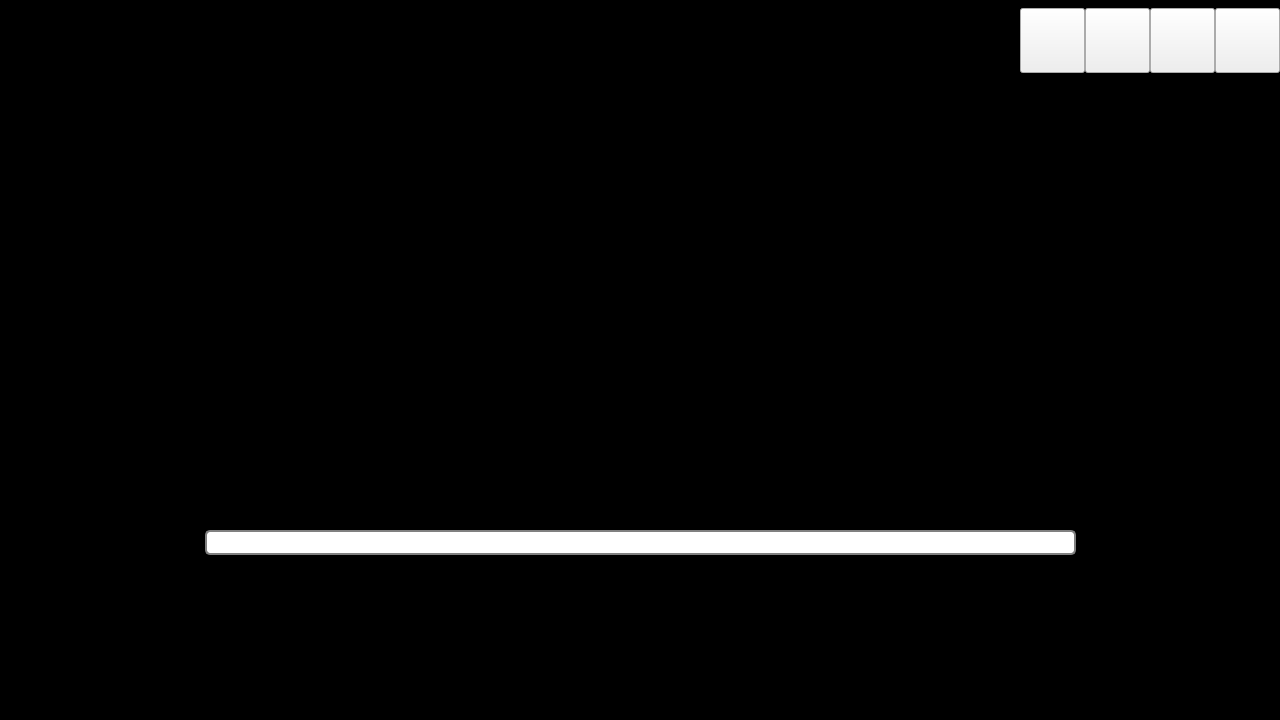
<?xml version="1.0" encoding="UTF-8"?>
<ui version="4.0">
 <class>MainWindow</class>
 <widget class="QMainWindow" name="MainWindow">
  <property name="geometry">
   <rect>
    <x>0</x>
    <y>0</y>
    <width>1280</width>
    <height>720</height>
   </rect>
  </property>
  <property name="minimumSize">
   <size>
    <width>1280</width>
    <height>720</height>
   </size>
  </property>
  <property name="maximumSize">
   <size>
    <width>1280</width>
    <height>720</height>
   </size>
  </property>
  <property name="windowTitle">
   <string>MainWindow</string>
  </property>
  <widget class="QWidget" name="centralWidget">
   <property name="minimumSize">
    <size>
     <width>1280</width>
     <height>0</height>
    </size>
   </property>
   <property name="maximumSize">
    <size>
     <width>1280</width>
     <height>720</height>
    </size>
   </property>
   <widget class="QStackedWidget" name="stackedWidget">
    <property name="geometry">
     <rect>
      <x>0</x>
      <y>0</y>
      <width>1280</width>
      <height>720</height>
     </rect>
    </property>
    <property name="styleSheet">
     <string notr="true"/>
    </property>
    <property name="currentIndex">
     <number>0</number>
    </property>
    <widget class="QWidget" name="startPage">
     <widget class="QFrame" name="startPageFrame">
      <property name="geometry">
       <rect>
        <x>0</x>
        <y>0</y>
        <width>1280</width>
        <height>720</height>
       </rect>
      </property>
      <property name="styleSheet">
       <string notr="true">QFrame{ border: 0; }</string>
      </property>
      <property name="frameShape">
       <enum>QFrame::StyledPanel</enum>
      </property>
      <property name="frameShadow">
       <enum>QFrame::Raised</enum>
      </property>
      <widget class="QLabel" name="startLogo">
       <property name="geometry">
        <rect>
         <x>0</x>
         <y>180</y>
         <width>1280</width>
         <height>320</height>
        </rect>
       </property>
       <property name="text">
        <string/>
       </property>
       <property name="pixmap">
        <pixmap>../build-Media_Center-Qt_4_8_6_System-Debug/Images/Logos/start_screen_logo.png</pixmap>
       </property>
      </widget>
      <widget class="QProgressBar" name="startProgressBar">
       <property name="geometry">
        <rect>
         <x>205</x>
         <y>530</y>
         <width>871</width>
         <height>25</height>
        </rect>
       </property>
       <property name="styleSheet">
        <string notr="true">QProgressBar {
    border: 2px solid grey;
    border-radius: 5px;
}

QProgressBar::chunk {
    background-color: #43B02A;
    width: 10px;
    margin: 1px;
	padding-left: 5px;
	border-top-left-radius: 3px;
	border-top-right-radius: 3px;
	border-bottom-left-radius: 3px;
	border-bottom-right-radius: 3px;
}</string>
       </property>
       <property name="value">
        <number>0</number>
       </property>
       <property name="textVisible">
        <bool>false</bool>
       </property>
      </widget>
     </widget>
    </widget>
    <widget class="QWidget" name="actionsPage">
     <widget class="QFrame" name="actionsPageFrame">
      <property name="geometry">
       <rect>
        <x>0</x>
        <y>0</y>
        <width>1280</width>
        <height>700</height>
       </rect>
      </property>
      <property name="styleSheet">
       <string notr="true">QFrame{ border: 0; }</string>
      </property>
      <property name="frameShape">
       <enum>QFrame::StyledPanel</enum>
      </property>
      <property name="frameShadow">
       <enum>QFrame::Raised</enum>
      </property>
      <widget class="QFrame" name="actionButtonsFrame">
       <property name="geometry">
        <rect>
         <x>17</x>
         <y>155</y>
         <width>792</width>
         <height>547</height>
        </rect>
       </property>
       <property name="styleSheet">
        <string notr="true">QFrame { border: 0; }</string>
       </property>
       <property name="frameShape">
        <enum>QFrame::StyledPanel</enum>
       </property>
       <property name="frameShadow">
        <enum>QFrame::Raised</enum>
       </property>
       <widget class="QPushButton" name="twitterBtn">
        <property name="geometry">
         <rect>
          <x>265</x>
          <y>274</y>
          <width>263</width>
          <height>135</height>
         </rect>
        </property>
        <property name="styleSheet">
         <string notr="true"/>
        </property>
        <property name="text">
         <string/>
        </property>
       </widget>
       <widget class="QPushButton" name="hboNowBtn">
        <property name="geometry">
         <rect>
          <x>265</x>
          <y>137</y>
          <width>263</width>
          <height>135</height>
         </rect>
        </property>
        <property name="text">
         <string/>
        </property>
       </widget>
       <widget class="QPushButton" name="netflixBtn">
        <property name="geometry">
         <rect>
          <x>0</x>
          <y>0</y>
          <width>263</width>
          <height>135</height>
         </rect>
        </property>
        <property name="text">
         <string/>
        </property>
       </widget>
       <widget class="QPushButton" name="huluBtn">
        <property name="geometry">
         <rect>
          <x>0</x>
          <y>411</y>
          <width>263</width>
          <height>135</height>
         </rect>
        </property>
        <property name="text">
         <string/>
        </property>
       </widget>
       <widget class="QPushButton" name="hboGoBtn">
        <property name="geometry">
         <rect>
          <x>265</x>
          <y>411</y>
          <width>263</width>
          <height>135</height>
         </rect>
        </property>
        <property name="text">
         <string/>
        </property>
       </widget>
       <widget class="QPushButton" name="skypeBtn">
        <property name="geometry">
         <rect>
          <x>265</x>
          <y>0</y>
          <width>264</width>
          <height>135</height>
         </rect>
        </property>
        <property name="text">
         <string/>
        </property>
       </widget>
       <widget class="QPushButton" name="spotifyBtn">
        <property name="geometry">
         <rect>
          <x>530</x>
          <y>274</y>
          <width>263</width>
          <height>135</height>
         </rect>
        </property>
        <property name="text">
         <string/>
        </property>
       </widget>
       <widget class="QPushButton" name="amazonBtn">
        <property name="geometry">
         <rect>
          <x>0</x>
          <y>137</y>
          <width>264</width>
          <height>135</height>
         </rect>
        </property>
        <property name="text">
         <string/>
        </property>
       </widget>
       <widget class="QPushButton" name="espnBtn">
        <property name="geometry">
         <rect>
          <x>530</x>
          <y>411</y>
          <width>264</width>
          <height>135</height>
         </rect>
        </property>
        <property name="text">
         <string/>
        </property>
       </widget>
       <widget class="QPushButton" name="pandoraBtn">
        <property name="geometry">
         <rect>
          <x>0</x>
          <y>274</y>
          <width>264</width>
          <height>135</height>
         </rect>
        </property>
        <property name="text">
         <string/>
        </property>
       </widget>
       <widget class="QPushButton" name="youtubeBtn">
        <property name="geometry">
         <rect>
          <x>530</x>
          <y>137</y>
          <width>263</width>
          <height>135</height>
         </rect>
        </property>
        <property name="text">
         <string/>
        </property>
       </widget>
       <widget class="QPushButton" name="moviesBtn">
        <property name="geometry">
         <rect>
          <x>530</x>
          <y>0</y>
          <width>263</width>
          <height>135</height>
         </rect>
        </property>
        <property name="text">
         <string/>
        </property>
       </widget>
      </widget>
      <widget class="QLabel" name="currentTemp">
       <property name="geometry">
        <rect>
         <x>250</x>
         <y>0</y>
         <width>171</width>
         <height>161</height>
        </rect>
       </property>
       <property name="font">
        <font>
         <family>Monospace</family>
         <pointsize>72</pointsize>
         <weight>50</weight>
         <bold>false</bold>
        </font>
       </property>
       <property name="styleSheet">
        <string notr="true">color: white</string>
       </property>
       <property name="text">
        <string>76°</string>
       </property>
      </widget>
      <widget class="QLabel" name="humidity">
       <property name="geometry">
        <rect>
         <x>450</x>
         <y>20</y>
         <width>360</width>
         <height>35</height>
        </rect>
       </property>
       <property name="font">
        <font>
         <family>Monospace</family>
         <pointsize>20</pointsize>
        </font>
       </property>
       <property name="styleSheet">
        <string notr="true">color: white</string>
       </property>
       <property name="text">
        <string>Humidity: 63%</string>
       </property>
      </widget>
      <widget class="QLabel" name="windSpeed">
       <property name="geometry">
        <rect>
         <x>450</x>
         <y>60</y>
         <width>360</width>
         <height>35</height>
        </rect>
       </property>
       <property name="font">
        <font>
         <family>Monospace</family>
         <pointsize>20</pointsize>
        </font>
       </property>
       <property name="styleSheet">
        <string notr="true">color: white</string>
       </property>
       <property name="text">
        <string>Wind Speed: 15 mph NE</string>
       </property>
      </widget>
      <widget class="QLabel" name="tempRange">
       <property name="geometry">
        <rect>
         <x>450</x>
         <y>100</y>
         <width>360</width>
         <height>35</height>
        </rect>
       </property>
       <property name="font">
        <font>
         <family>Monospace</family>
         <pointsize>20</pointsize>
        </font>
       </property>
       <property name="styleSheet">
        <string notr="true">color: white</string>
       </property>
       <property name="text">
        <string>High / Low: 89°  61°</string>
       </property>
      </widget>
      <widget class="QLabel" name="weatherIcon">
       <property name="geometry">
        <rect>
         <x>75</x>
         <y>5</y>
         <width>140</width>
         <height>140</height>
        </rect>
       </property>
       <property name="text">
        <string/>
       </property>
       <property name="pixmap">
        <pixmap>../build-Media_Center-Qt_4_8_6_System-Debug/Images/Icons/scattered_rain.png</pixmap>
       </property>
      </widget>
      <widget class="QLabel" name="movieTL">
       <property name="geometry">
        <rect>
         <x>820</x>
         <y>80</y>
         <width>218</width>
         <height>308</height>
        </rect>
       </property>
       <property name="text">
        <string/>
       </property>
       <property name="pixmap">
        <pixmap>../build-Media_Center-Qt_4_8_6_System-Debug/Images/Movies/dark_knight_rises.png</pixmap>
       </property>
      </widget>
      <widget class="QLabel" name="movieTR">
       <property name="geometry">
        <rect>
         <x>1042</x>
         <y>80</y>
         <width>218</width>
         <height>308</height>
        </rect>
       </property>
       <property name="text">
        <string/>
       </property>
       <property name="pixmap">
        <pixmap>../build-Media_Center-Qt_4_8_6_System-Debug/Images/Movies/deadpool.png</pixmap>
       </property>
      </widget>
      <widget class="QLabel" name="movieBL">
       <property name="geometry">
        <rect>
         <x>820</x>
         <y>392</y>
         <width>218</width>
         <height>308</height>
        </rect>
       </property>
       <property name="text">
        <string/>
       </property>
       <property name="pixmap">
        <pixmap>../build-Media_Center-Qt_4_8_6_System-Debug/Images/Movies/jaws.png</pixmap>
       </property>
      </widget>
      <widget class="QLabel" name="movieBR">
       <property name="geometry">
        <rect>
         <x>1042</x>
         <y>392</y>
         <width>218</width>
         <height>308</height>
        </rect>
       </property>
       <property name="text">
        <string/>
       </property>
       <property name="pixmap">
        <pixmap>../build-Media_Center-Qt_4_8_6_System-Debug/Images/Movies/star_wars.png</pixmap>
       </property>
      </widget>
     </widget>
    </widget>
    <widget class="QWidget" name="webViewPage">
     <widget class="QLabel" name="webViewLogo">
      <property name="geometry">
       <rect>
        <x>0</x>
        <y>0</y>
        <width>1280</width>
        <height>720</height>
       </rect>
      </property>
      <property name="text">
       <string/>
      </property>
     </widget>
    </widget>
   </widget>
   <widget class="QLabel" name="startBackground">
    <property name="geometry">
     <rect>
      <x>0</x>
      <y>0</y>
      <width>1280</width>
      <height>720</height>
     </rect>
    </property>
    <property name="text">
     <string/>
    </property>
    <property name="pixmap">
     <pixmap>../build-Media_Center-Qt_4_8_6_System-Debug/Images/Backgrounds/background_1.png</pixmap>
    </property>
   </widget>
   <widget class="QLabel" name="blackBackground">
    <property name="geometry">
     <rect>
      <x>0</x>
      <y>0</y>
      <width>1280</width>
      <height>720</height>
     </rect>
    </property>
    <property name="styleSheet">
     <string notr="true">background-color:black;</string>
    </property>
    <property name="text">
     <string/>
    </property>
   </widget>
   <widget class="QFrame" name="toolsMenuFrame">
    <property name="geometry">
     <rect>
      <x>1020</x>
      <y>3</y>
      <width>260</width>
      <height>74</height>
     </rect>
    </property>
    <property name="styleSheet">
     <string notr="true">QFrame
{
	border:0;s
}</string>
    </property>
    <property name="frameShape">
     <enum>QFrame::StyledPanel</enum>
    </property>
    <property name="frameShadow">
     <enum>QFrame::Raised</enum>
    </property>
    <widget class="QPushButton" name="settingsBtn">
     <property name="geometry">
      <rect>
       <x>195</x>
       <y>5</y>
       <width>65</width>
       <height>65</height>
      </rect>
     </property>
     <property name="text">
      <string/>
     </property>
    </widget>
    <widget class="QPushButton" name="volumeBtn">
     <property name="geometry">
      <rect>
       <x>130</x>
       <y>5</y>
       <width>65</width>
       <height>65</height>
      </rect>
     </property>
     <property name="text">
      <string/>
     </property>
    </widget>
    <widget class="QPushButton" name="homeBtn">
     <property name="geometry">
      <rect>
       <x>0</x>
       <y>5</y>
       <width>65</width>
       <height>65</height>
      </rect>
     </property>
     <property name="text">
      <string/>
     </property>
    </widget>
    <widget class="QPushButton" name="wifiBtn">
     <property name="geometry">
      <rect>
       <x>65</x>
       <y>5</y>
       <width>65</width>
       <height>65</height>
      </rect>
     </property>
     <property name="text">
      <string/>
     </property>
    </widget>
   </widget>
   <zorder>blackBackground</zorder>
   <zorder>startBackground</zorder>
   <zorder>stackedWidget</zorder>
   <zorder>toolsMenuFrame</zorder>
  </widget>
 </widget>
 <layoutdefault spacing="6" margin="11"/>
 <resources/>
 <connections/>
</ui>
